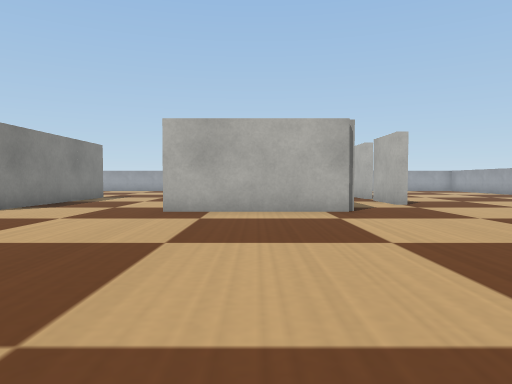
view 1 (above)

19 first-person views from a walk through a world built for the Webots simulator. The camera is 0.07 m above the floor, tilts 2° down and sees 70° across. The floor is counted in squares, 0.1 m on a side. Each view is taken from the middle of a square. On the plan, view 1 faces up. The plan holds only what a view shows up to about 11 squares ahead; the rest is blank. Robots are left out. Webots' stock objects and surfaces are drawn as simple stand-ins.

view 2
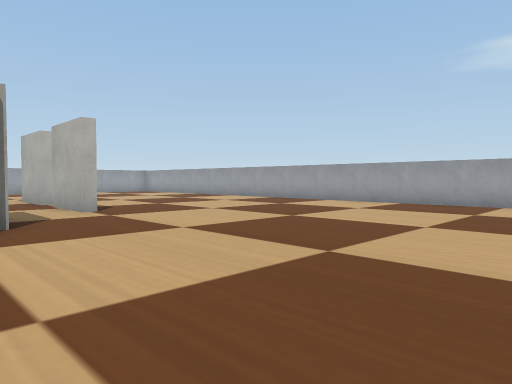

view 3
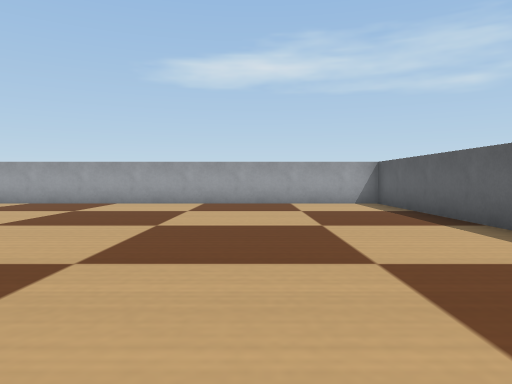

view 4
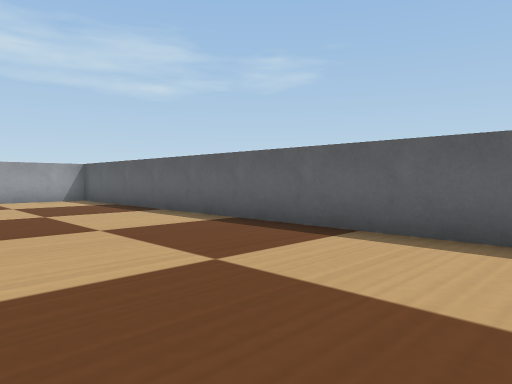

view 5
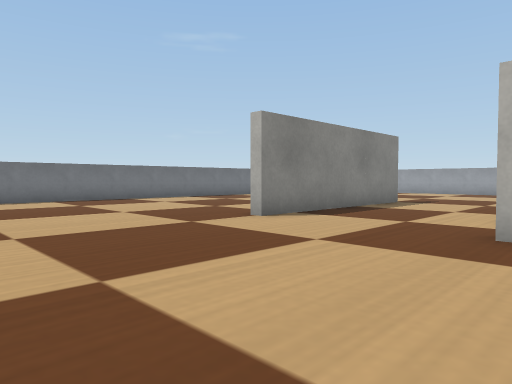

view 6
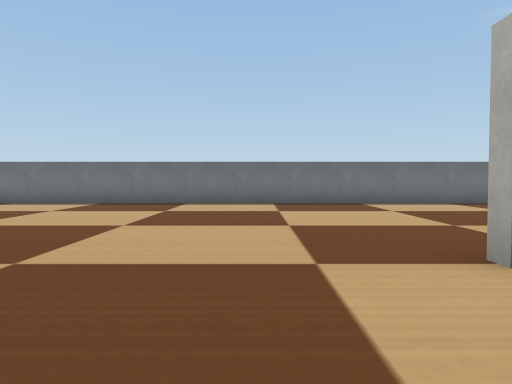

view 7
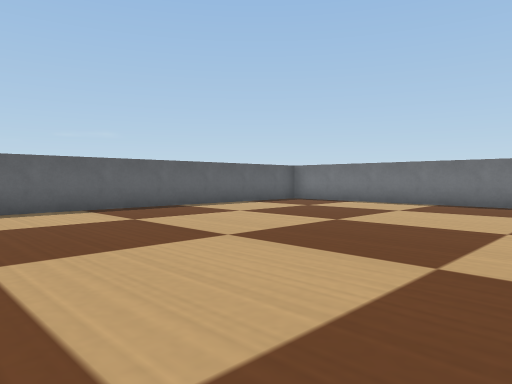

view 8
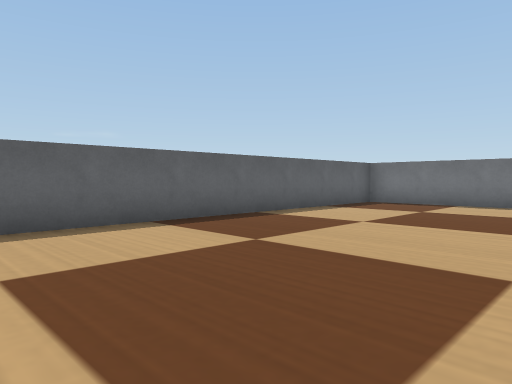

view 9
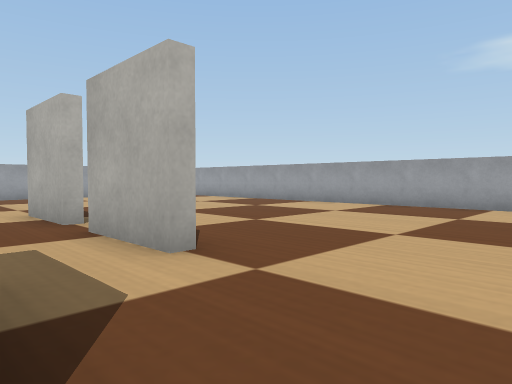

view 10
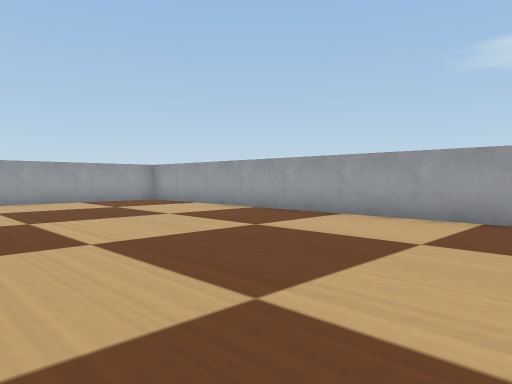

view 11
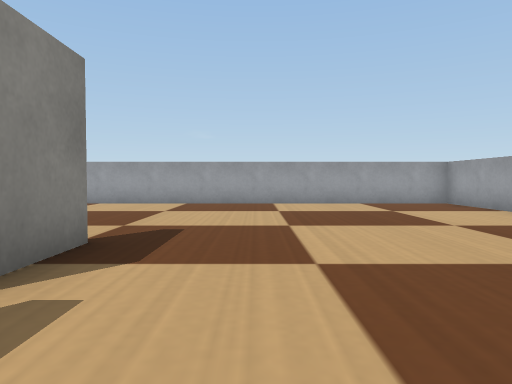

view 12
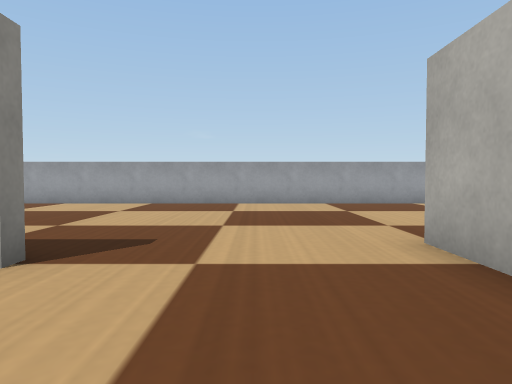

view 13
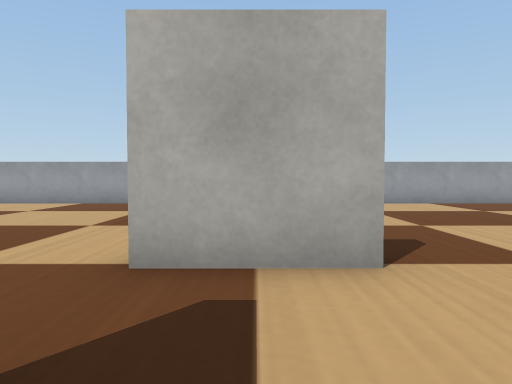

view 14
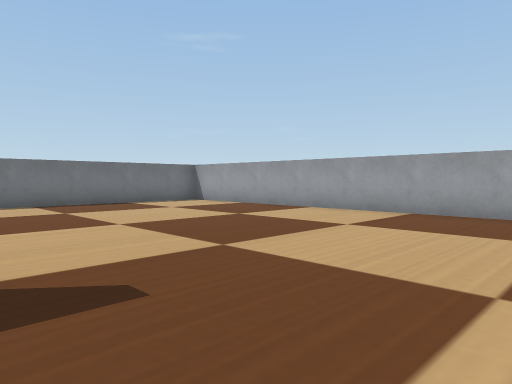

view 15
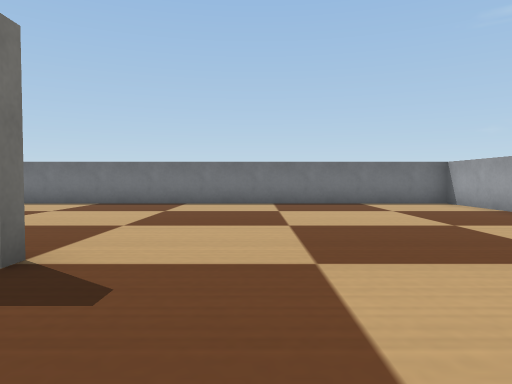

view 16
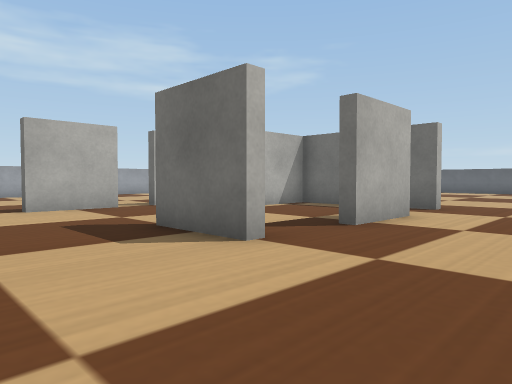

view 17
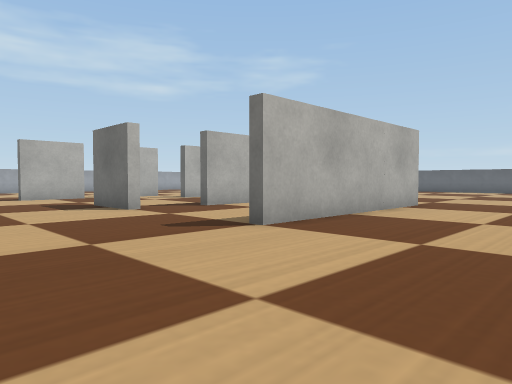

view 18
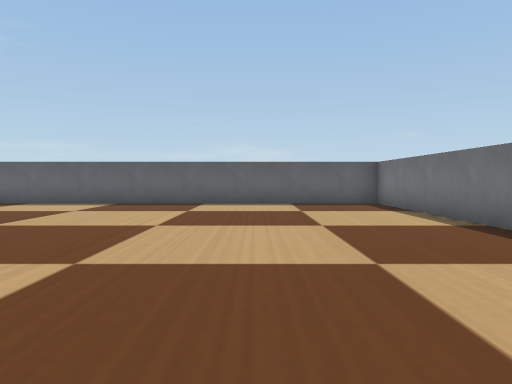

view 19
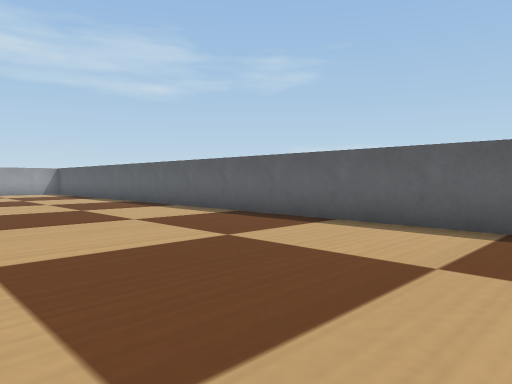

### Floor plan
Points are (right, up) in squares from view 1. A wall is a line through its corners. A room is listed if a view was taken in it or the views show most of it. See-through windows are left out.
Room 1 (views 1, 2, 3, 4, 5, 6, 7, 8, 9, 10, 11, 12, 13, 14, 15, 16, 17, 18, 19)
walls: (-2.2, 9.9) (-2.2, 12) (-1.7, 12); (0.5, 8.1) (1.8, 8.1) (1.8, 9.9); (2.2, 7.9) (-2.2, 7.9) (-2.2, 8.1) (-1.4, 8.1); (0, 13.8) (-2.2, 13.8) (-2.2, 14.1) (0, 14.1) (0, 13.8); (-5.8, 7.9) (-6.2, 7.9) (-6.2, 14.1) (-5.8, 14.1) (-5.8, 7.9); (4.3, 10) (3.9, 10) (3.9, 12); (3.9, 13) (3.9, 15) (4.2, 15) (4.2, 13.5); (-13.5, -3.5) (11.5, -3.5) (11.5, 21.5) (-13.5, 21.5) (-13.5, -3.5)

Positions as (right, up) in squares from view 1, and headings:
1: (0, 0), facing up
2: (1, 2), facing up-right
3: (1, 0), facing right
4: (-1, 1), facing down-right
5: (-1, 3), facing up-left
6: (-3, 6), facing left
7: (-3, 5), facing down-left
8: (-3, 2), facing down-left
9: (2, 7), facing up-right
10: (5, 10), facing up-right
11: (6, 11), facing up
12: (2, 11), facing up
13: (-1, 11), facing up
14: (-3, 14), facing up-left
15: (-3, 16), facing left
16: (-5, 17), facing down-right
17: (-10, 18), facing down-right
18: (-10, 7), facing down
19: (-7, 2), facing down-right
